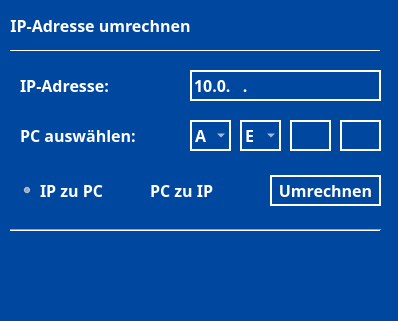
<?xml version="1.0" encoding="UTF-8"?>
<ui version="4.0">
 <class>MainWindow</class>
 <widget class="QMainWindow" name="MainWindow">
  <property name="geometry">
   <rect>
    <x>0</x>
    <y>0</y>
    <width>398</width>
    <height>321</height>
   </rect>
  </property>
  <property name="font">
   <font>
    <family>Candara</family>
    <pointsize>14</pointsize>
    <weight>75</weight>
    <bold>true</bold>
   </font>
  </property>
  <property name="windowTitle">
   <string notr="true">IP-Adresse umrechnen</string>
  </property>
  <property name="styleSheet">
   <string notr="true">background-color: rgba(0, 71, 160, 255)</string>
  </property>
  <widget class="QWidget" name="centralwidget">
   <widget class="QFrame" name="frame">
    <property name="geometry">
     <rect>
      <x>0</x>
      <y>10</y>
      <width>771</width>
      <height>31</height>
     </rect>
    </property>
    <property name="styleSheet">
     <string notr="true">background-color: none</string>
    </property>
    <property name="frameShape">
     <enum>QFrame::NoFrame</enum>
    </property>
    <property name="frameShadow">
     <enum>QFrame::Raised</enum>
    </property>
    <widget class="QLabel" name="label">
     <property name="geometry">
      <rect>
       <x>0</x>
       <y>0</y>
       <width>201</width>
       <height>31</height>
      </rect>
     </property>
     <property name="font">
      <font>
       <family>Century Gothic</family>
       <pointsize>12</pointsize>
       <weight>75</weight>
       <bold>true</bold>
      </font>
     </property>
     <property name="styleSheet">
      <string notr="true">background-color: none; color: white; align: center</string>
     </property>
     <property name="text">
      <string>IP-Adresse umrechnen</string>
     </property>
     <property name="alignment">
      <set>Qt::AlignCenter</set>
     </property>
    </widget>
   </widget>
   <widget class="QFrame" name="frame_2">
    <property name="geometry">
     <rect>
      <x>0</x>
      <y>50</y>
      <width>401</width>
      <height>271</height>
     </rect>
    </property>
    <property name="styleSheet">
     <string notr="true">background-color: none; </string>
    </property>
    <property name="frameShape">
     <enum>QFrame::NoFrame</enum>
    </property>
    <property name="frameShadow">
     <enum>QFrame::Raised</enum>
    </property>
    <widget class="QLabel" name="label_2">
     <property name="geometry">
      <rect>
       <x>20</x>
       <y>20</y>
       <width>131</width>
       <height>31</height>
      </rect>
     </property>
     <property name="font">
      <font>
       <family>Century Gothic</family>
       <pointsize>12</pointsize>
       <weight>75</weight>
       <bold>true</bold>
      </font>
     </property>
     <property name="styleSheet">
      <string notr="true">background-color: none; color: white</string>
     </property>
     <property name="text">
      <string>IP-Adresse:</string>
     </property>
     <property name="alignment">
      <set>Qt::AlignLeading|Qt::AlignLeft|Qt::AlignVCenter</set>
     </property>
    </widget>
    <widget class="QLineEdit" name="angefragteIP">
     <property name="geometry">
      <rect>
       <x>190</x>
       <y>20</y>
       <width>191</width>
       <height>31</height>
      </rect>
     </property>
     <property name="font">
      <font>
       <family>Century Gothic</family>
       <pointsize>12</pointsize>
       <weight>75</weight>
       <bold>true</bold>
      </font>
     </property>
     <property name="styleSheet">
      <string notr="true">background-color: rgba(255, 255, 255, 0);color: white; border: 2px solid white</string>
     </property>
     <property name="inputMask">
      <string>00.0.000.000</string>
     </property>
     <property name="text">
      <string>10.0..</string>
     </property>
     <property name="maxLength">
      <number>12</number>
     </property>
     <property name="frame">
      <bool>true</bool>
     </property>
     <property name="cursorPosition">
      <number>6</number>
     </property>
     <property name="placeholderText">
      <string>10.0..</string>
     </property>
     <property name="cursorMoveStyle">
      <enum>Qt::VisualMoveStyle</enum>
     </property>
    </widget>
    <widget class="QLineEdit" name="angefragterPCnummer">
     <property name="geometry">
      <rect>
       <x>340</x>
       <y>70</y>
       <width>41</width>
       <height>31</height>
      </rect>
     </property>
     <property name="font">
      <font>
       <family>Century Gothic</family>
       <pointsize>12</pointsize>
       <weight>75</weight>
       <bold>true</bold>
      </font>
     </property>
     <property name="styleSheet">
      <string notr="true">background-color: rgba(255, 255, 255, 0);color: white; border: 2px solid white</string>
     </property>
     <property name="inputMask">
      <string>00</string>
     </property>
    </widget>
    <widget class="QLineEdit" name="angefragterPCraum">
     <property name="geometry">
      <rect>
       <x>290</x>
       <y>70</y>
       <width>41</width>
       <height>31</height>
      </rect>
     </property>
     <property name="font">
      <font>
       <family>Century Gothic</family>
       <pointsize>12</pointsize>
       <weight>75</weight>
       <bold>true</bold>
      </font>
     </property>
     <property name="styleSheet">
      <string notr="true">background-color: rgba(255, 255, 255, 0);color: white; border: 2px solid white</string>
     </property>
     <property name="inputMask">
      <string>00</string>
     </property>
    </widget>
    <widget class="QComboBox" name="angefragterPCetage">
     <property name="geometry">
      <rect>
       <x>240</x>
       <y>70</y>
       <width>41</width>
       <height>31</height>
      </rect>
     </property>
     <property name="font">
      <font>
       <family>Century Gothic</family>
       <pointsize>12</pointsize>
       <weight>75</weight>
       <bold>true</bold>
      </font>
     </property>
     <property name="styleSheet">
      <string notr="true">background-color: rgba(255, 255, 255, 0);color: white; border: 2px solid white</string>
     </property>
     <item>
      <property name="text">
       <string>E</string>
      </property>
     </item>
     <item>
      <property name="text">
       <string>1</string>
      </property>
     </item>
     <item>
      <property name="text">
       <string>2</string>
      </property>
     </item>
     <item>
      <property name="text">
       <string>3</string>
      </property>
     </item>
    </widget>
    <widget class="QComboBox" name="angefragterPCgebaeude">
     <property name="geometry">
      <rect>
       <x>190</x>
       <y>70</y>
       <width>41</width>
       <height>31</height>
      </rect>
     </property>
     <property name="font">
      <font>
       <family>Century Gothic</family>
       <pointsize>12</pointsize>
       <weight>75</weight>
       <bold>true</bold>
      </font>
     </property>
     <property name="styleSheet">
      <string notr="true">background-color: rgba(255, 255, 255, 0);color: white; border: 2px solid white</string>
     </property>
     <item>
      <property name="text">
       <string>A</string>
      </property>
     </item>
     <item>
      <property name="text">
       <string>B</string>
      </property>
     </item>
     <item>
      <property name="text">
       <string>C</string>
      </property>
     </item>
     <item>
      <property name="text">
       <string>D</string>
      </property>
     </item>
     <item>
      <property name="text">
       <string>E</string>
      </property>
     </item>
    </widget>
    <widget class="QRadioButton" name="ipzupc">
     <property name="geometry">
      <rect>
       <x>20</x>
       <y>130</y>
       <width>91</width>
       <height>20</height>
      </rect>
     </property>
     <property name="font">
      <font>
       <family>Century Gothic</family>
       <pointsize>12</pointsize>
       <weight>75</weight>
       <bold>true</bold>
      </font>
     </property>
     <property name="styleSheet">
      <string notr="true">background-color: rgba(255, 255, 255, 0);color: white;</string>
     </property>
     <property name="text">
      <string>IP zu PC</string>
     </property>
     <property name="iconSize">
      <size>
       <width>16</width>
       <height>16</height>
      </size>
     </property>
     <property name="checked">
      <bool>true</bool>
     </property>
    </widget>
    <widget class="QRadioButton" name="pczuip">
     <property name="geometry">
      <rect>
       <x>130</x>
       <y>130</y>
       <width>91</width>
       <height>20</height>
      </rect>
     </property>
     <property name="font">
      <font>
       <family>Century Gothic</family>
       <pointsize>12</pointsize>
       <weight>75</weight>
       <bold>true</bold>
      </font>
     </property>
     <property name="styleSheet">
      <string notr="true">background-color: rgba(255, 255, 255, 0);color: white</string>
     </property>
     <property name="text">
      <string>PC zu IP</string>
     </property>
    </widget>
    <widget class="QPushButton" name="btnUmrechnen">
     <property name="geometry">
      <rect>
       <x>270</x>
       <y>125</y>
       <width>111</width>
       <height>31</height>
      </rect>
     </property>
     <property name="font">
      <font>
       <family>Century Gothic</family>
       <pointsize>12</pointsize>
       <weight>75</weight>
       <bold>true</bold>
      </font>
     </property>
     <property name="styleSheet">
      <string notr="true">background-color: rgba(255, 255, 255, 0);color: white; border: 2px solid white</string>
     </property>
     <property name="text">
      <string>Umrechnen</string>
     </property>
    </widget>
    <widget class="QLabel" name="label_3">
     <property name="geometry">
      <rect>
       <x>20</x>
       <y>70</y>
       <width>131</width>
       <height>31</height>
      </rect>
     </property>
     <property name="font">
      <font>
       <family>Century Gothic</family>
       <pointsize>12</pointsize>
       <weight>75</weight>
       <bold>true</bold>
      </font>
     </property>
     <property name="styleSheet">
      <string notr="true">background-color: rgba(255, 255, 255, 0);color: white;</string>
     </property>
     <property name="text">
      <string>PC auswählen:</string>
     </property>
     <property name="alignment">
      <set>Qt::AlignLeading|Qt::AlignLeft|Qt::AlignVCenter</set>
     </property>
    </widget>
    <widget class="QTextEdit" name="teErgebnis">
     <property name="enabled">
      <bool>true</bool>
     </property>
     <property name="geometry">
      <rect>
       <x>16</x>
       <y>210</y>
       <width>401</width>
       <height>31</height>
      </rect>
     </property>
     <property name="font">
      <font>
       <family>Century Gothic</family>
       <pointsize>12</pointsize>
       <weight>75</weight>
       <bold>true</bold>
      </font>
     </property>
     <property name="styleSheet">
      <string notr="true">background-color: rgba(255, 255, 255, 0);color: white; </string>
     </property>
     <property name="frameShape">
      <enum>QFrame::NoFrame</enum>
     </property>
     <property name="readOnly">
      <bool>true</bool>
     </property>
     <property name="html">
      <string>&lt;!DOCTYPE HTML PUBLIC &quot;-//W3C//DTD HTML 4.0//EN&quot; &quot;http://www.w3.org/TR/REC-html40/strict.dtd&quot;&gt;
&lt;html&gt;&lt;head&gt;&lt;meta name=&quot;qrichtext&quot; content=&quot;1&quot; /&gt;&lt;style type=&quot;text/css&quot;&gt;
p, li { white-space: pre-wrap; }
&lt;/style&gt;&lt;/head&gt;&lt;body style=&quot; font-family:'Century Gothic'; font-size:12pt; font-weight:600; font-style:normal;&quot;&gt;
&lt;p style=&quot;-qt-paragraph-type:empty; margin-top:0px; margin-bottom:0px; margin-left:0px; margin-right:0px; -qt-block-indent:0; text-indent:0px; font-family:'MS Shell Dlg 2'; font-size:10pt;&quot;&gt;&lt;br /&gt;&lt;/p&gt;&lt;/body&gt;&lt;/html&gt;</string>
     </property>
     <property name="placeholderText">
      <string/>
     </property>
    </widget>
    <widget class="Line" name="line">
     <property name="geometry">
      <rect>
       <x>10</x>
       <y>-10</y>
       <width>371</width>
       <height>20</height>
      </rect>
     </property>
     <property name="orientation">
      <enum>Qt::Horizontal</enum>
     </property>
    </widget>
    <widget class="Line" name="line_2">
     <property name="geometry">
      <rect>
       <x>10</x>
       <y>170</y>
       <width>371</width>
       <height>20</height>
      </rect>
     </property>
     <property name="orientation">
      <enum>Qt::Horizontal</enum>
     </property>
    </widget>
    <zorder>angefragteIP</zorder>
    <zorder>label_2</zorder>
    <zorder>angefragterPCnummer</zorder>
    <zorder>angefragterPCraum</zorder>
    <zorder>angefragterPCetage</zorder>
    <zorder>angefragterPCgebaeude</zorder>
    <zorder>ipzupc</zorder>
    <zorder>pczuip</zorder>
    <zorder>btnUmrechnen</zorder>
    <zorder>label_3</zorder>
    <zorder>teErgebnis</zorder>
    <zorder>line</zorder>
    <zorder>line_2</zorder>
   </widget>
   <widget class="QFrame" name="frame_3">
    <property name="geometry">
     <rect>
      <x>0</x>
      <y>330</y>
      <width>771</width>
      <height>51</height>
     </rect>
    </property>
    <property name="styleSheet">
     <string notr="true">background-color: none</string>
    </property>
    <property name="frameShape">
     <enum>QFrame::NoFrame</enum>
    </property>
    <property name="frameShadow">
     <enum>QFrame::Raised</enum>
    </property>
   </widget>
  </widget>
 </widget>
 <resources/>
 <connections/>
</ui>
